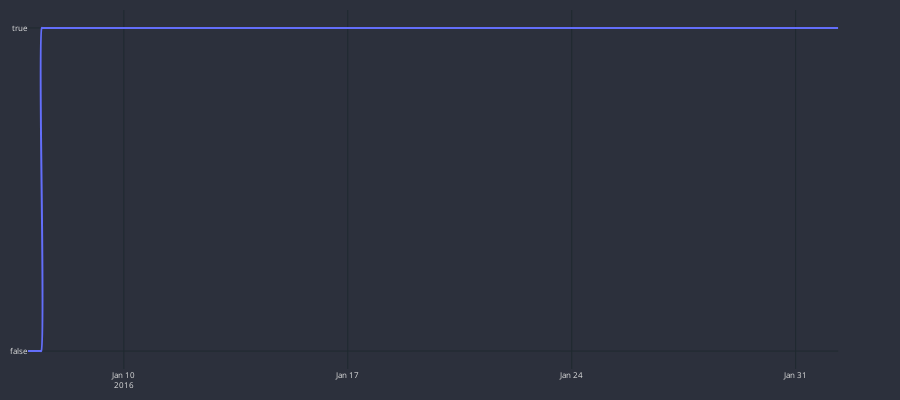

This figure's notebook cell:
### Code cell
cp = CandlePlot(results, candles=False)
cp.show_plot(line_traces=['margin_call'])

### Figure 1 — Plotly figure (JSON) as saved in the notebook; plotly's stock layout.template omitted (floating-point values rounded to 4 significant figures; data arrays with more than 128 entries replaced by an {"elided": "..."} marker saying what was removed)
{"data": [{"line": {"shape": "spline", "width": 2}, "name": "margin_call", "type": "scatter", "x": {"elided": "416 str values"}, "xaxis": "x", "y": {"elided": "416 bool values"}, "yaxis": "y"}], "layout": {"font": {"color": "#e1e1e1", "size": 8}, "height": 400, "margin": {"b": 10, "l": 10, "r": 10, "t": 10}, "paper_bgcolor": "#2c303c", "plot_bgcolor": "#2c303c", "width": 900, "xaxis": {"anchor": "y", "domain": [0, 0.94], "gridcolor": "#1f292f", "nticks": 5, "rangeslider": {"visible": false}}, "yaxis": {"anchor": "x", "domain": [0, 1], "gridcolor": "#1f292f"}, "yaxis2": {"anchor": "x", "gridcolor": "#1f292f", "overlaying": "y", "side": "right"}}}
